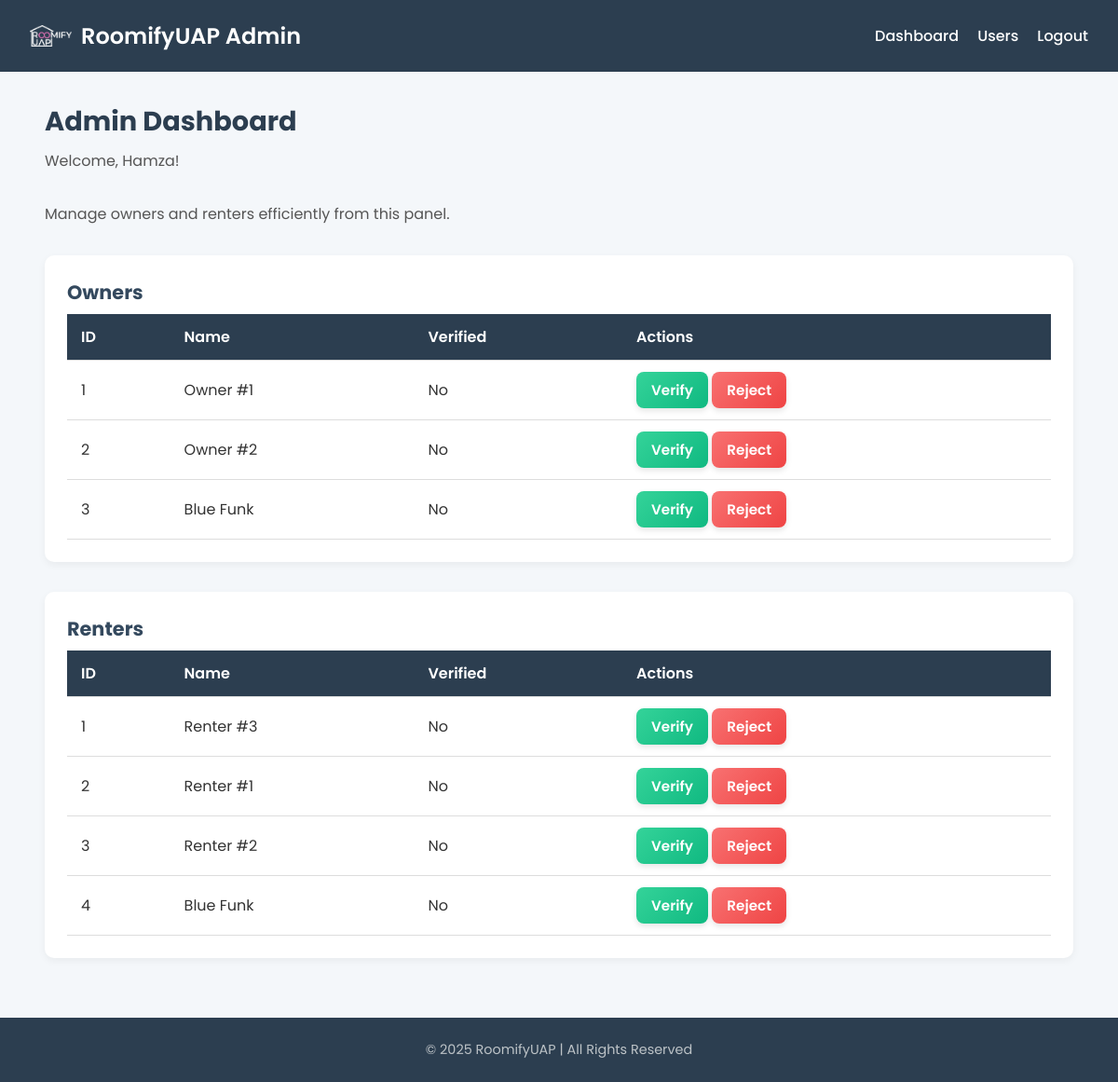
Page /dashboard/admin/ (signed in) on the earlier database version.
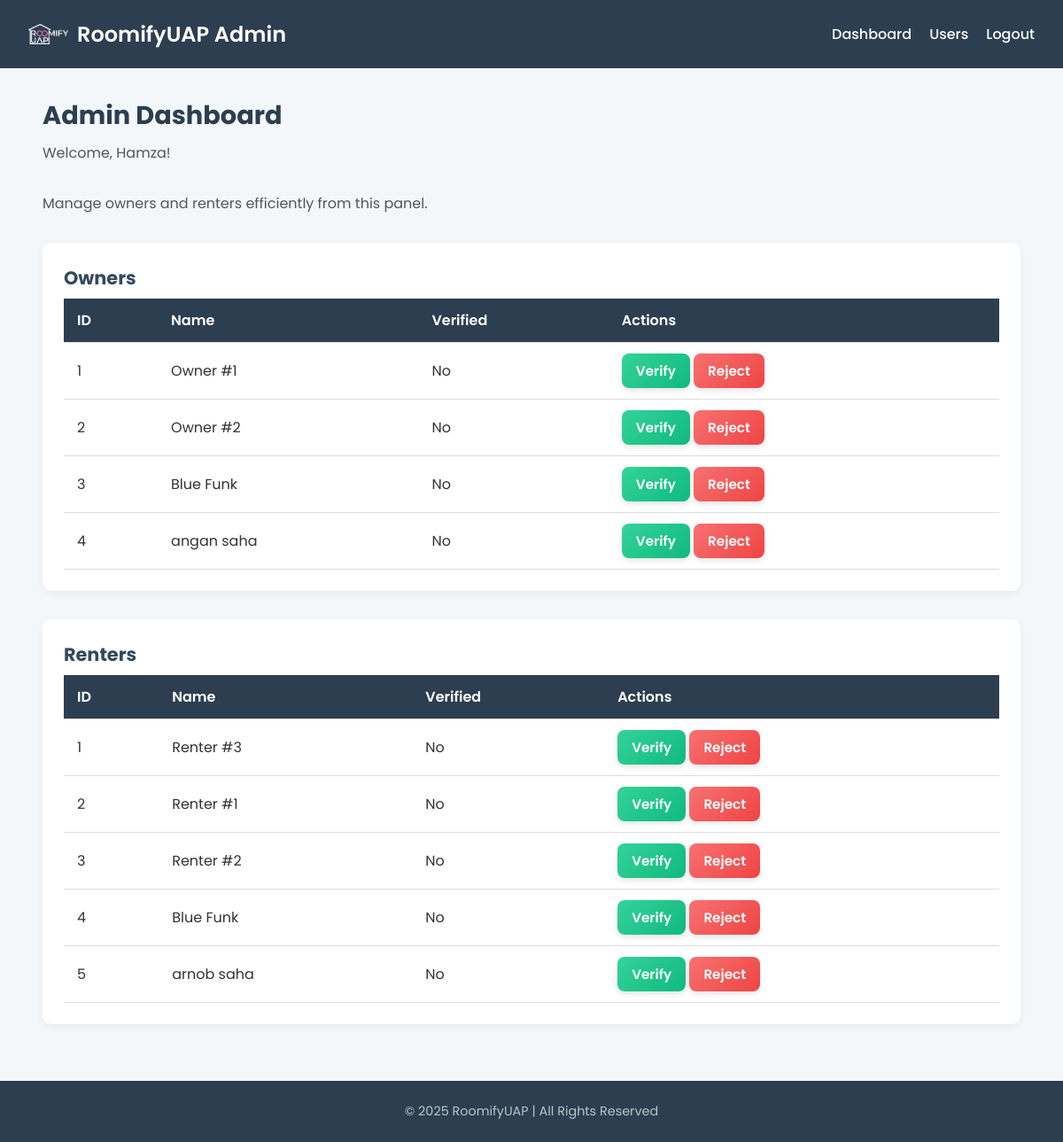
Same page on the later database version.
### roomify_uap_app/models.py (models this page shows)
class Owner(models.Model):
    user = models.OneToOneField(User, on_delete=models.CASCADE)
    is_verified = models.BooleanField(default=False)

class Renter(models.Model):
    user = models.OneToOneField(User, on_delete=models.CASCADE)
    is_verified = models.BooleanField(default=False)

### roomify_uap_app/views.py (the view)
# urls.py: path('dashboard/admin/', views.admin_dashboard, name='admin_dashboard'),
@staff_member_required(login_url='admin_login')
def admin_dashboard(request):
    owners = Owner.objects.all()
    renters = Renter.objects.all()
    admin_user = request.user
    print("Owners in DB:", owners)
    print("Renters in DB:", renters)
    return render(request, 'admin_dashboard.html', {
        'owners': owners,
        'renters': renters,
        'admin_user': admin_user
    })

### roomify_uap_app/templates/admin_dashboard.html (shortened to what this page needs)
{% load static %}
<!DOCTYPE html>
<html lang="en">
  <head>
    <link rel="stylesheet" href="{% static 'css/admin_dashboard_styles.css' %}" />
  </head>
  <body>
    <header>
      <div class="logo-container">
        <img src="{% static 'images/ROOMIFY.png' %}" alt="Roomify Logo" class="logo" />
        <h1>RoomifyUAP Admin</h1>
      </div>
      <nav>
        <a href="{% url 'admin_dashboard' %}">Dashboard</a>
        <a href="{% url 'view_users' %}">Users</a>
        <a href="{% url 'admin_logout' %}">Logout</a>
      </nav>
    </header>
    <main>
      <section class="dashboard-content">
        <h2>Admin Dashboard</h2>
        <p>Welcome, {{ admin_user.last_name|default:admin_user.username }}!</p>
        <p>Manage owners and renters efficiently from this panel.</p>
        <div class="table-section">
          <h3>Owners</h3>
          <table>
            <thead>
              <tr>
                <th>ID</th>
                <th>Name</th>
                <th>Verified</th>
                <th>Actions</th>
              </tr>
            </thead>
            <tbody>
              {% if owners %}
                {% for owner in owners %}
                  <tr>
                    <td>{{ owner.id }}</td>
                    <td>{{ owner.user.get_full_name|default:owner.user.username }}</td>
                    <td>{{ owner.is_verified|yesno:'Yes,No' }}</td>
                    <td>
                      <form method="POST" action="{% url 'verify_user' owner.id 'owner' %}" style="display:inline;">
                        <button type="submit" class="verify-btn">Verify</button>
                      </form>
                      <form method="POST" action="{% url 'reject_user' owner.id 'owner' %}" style="display:inline;">
                        <button type="submit" class="reject-btn">Reject</button>
                      </form>
                    </td>
                  </tr>
                {% endfor %}
              {% else %}
                <tr>
                  <td colspan="4">No owners found.</td>
                </tr>
              {% endif %}
            </tbody>
          </table>
        </div>
        <div class="table-section">
          <h3>Renters</h3>
          <table>
            <thead>
              <tr>
                <th>ID</th>
                <th>Name</th>
                <th>Verified</th>
                <th>Actions</th>
              </tr>
            </thead>
            <tbody>
              {% if renters %}
                {% for renter in renters %}
                  <tr>
                    <td>{{ renter.id }}</td>
                    <td>{{ renter.user.get_full_name|default:renter.user.username }}</td>
                    <td>{{ renter.is_verified|yesno:'Yes,No' }}</td>
                    <td>
                      <form method="POST" action="{% url 'verify_user' renter.id 'renter' %}" style="display:inline;">
                        <button type="submit" class="verify-btn">Verify</button>
                      </form>
                      <form method="POST" action="{% url 'reject_user' renter.id 'renter' %}" style="display:inline;">
                        <button type="submit" class="reject-btn">Reject</button>
                      </form>
                    </td>
                  </tr>
                {% endfor %}
              {% else %}
                <tr>
                  <td colspan="4">No renters found.</td>
                </tr>
              {% endif %}
            </tbody>
          </table>
        </div>
      </section>
    </main>
    <footer>
      <div class="footer-bottom">© 2025 RoomifyUAP | All Rights Reserved</div>
    </footer>
  </body>
</html>

Differences in the rows shown:
added Owner: id "4", user.get_full_name "angan saha", is_verified "No"
added Renter: id "5", user.get_full_name "arnob saha", is_verified "No"
